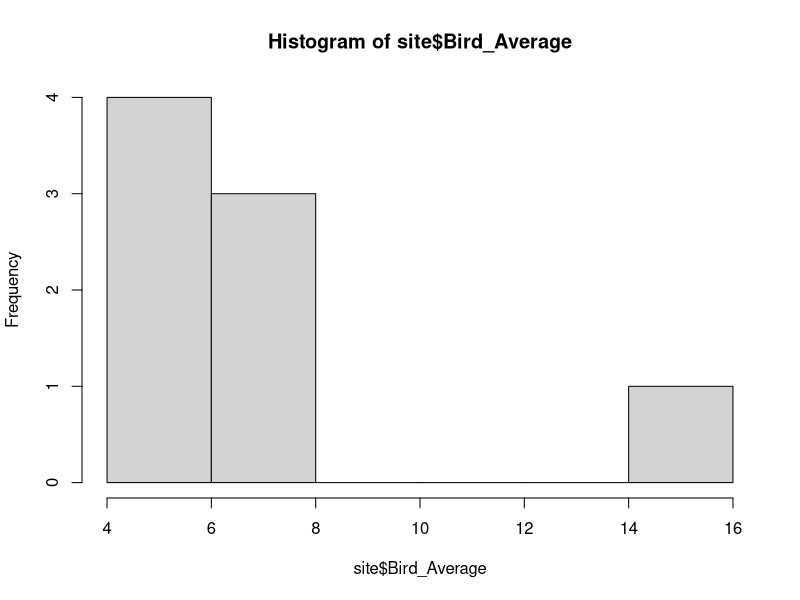
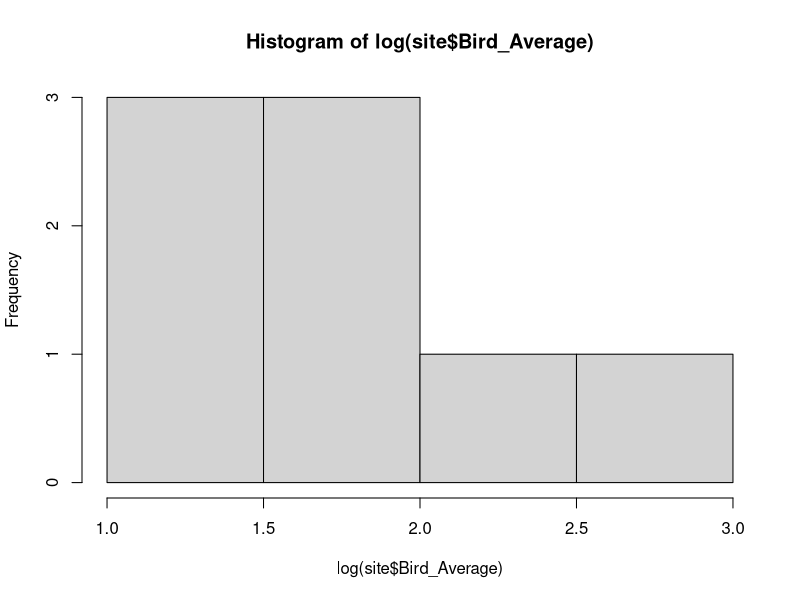
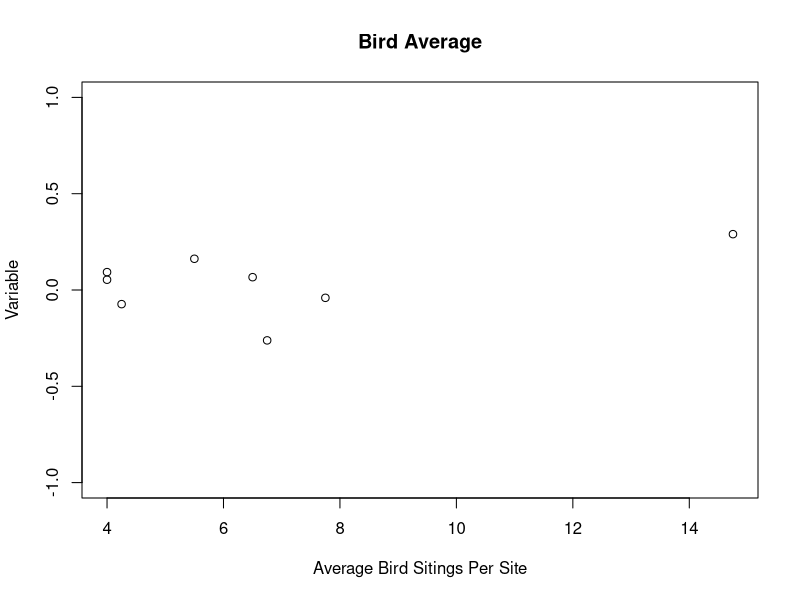
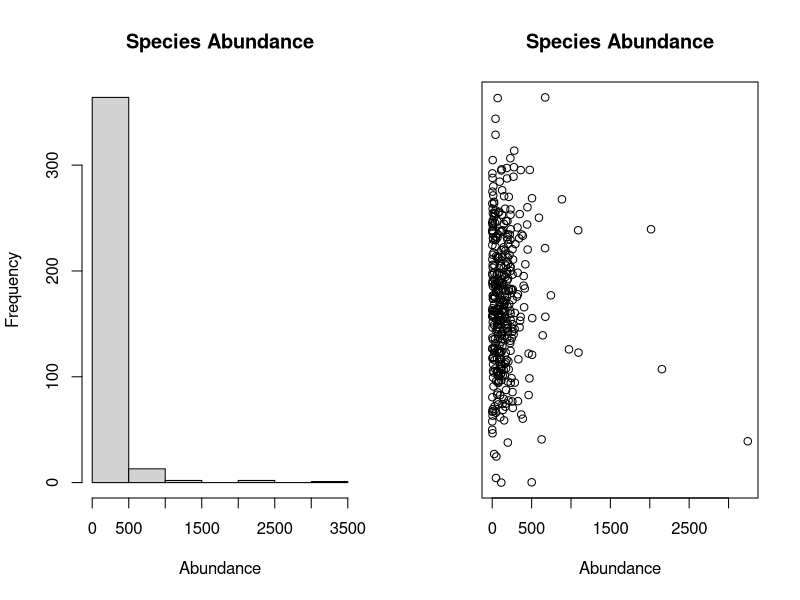
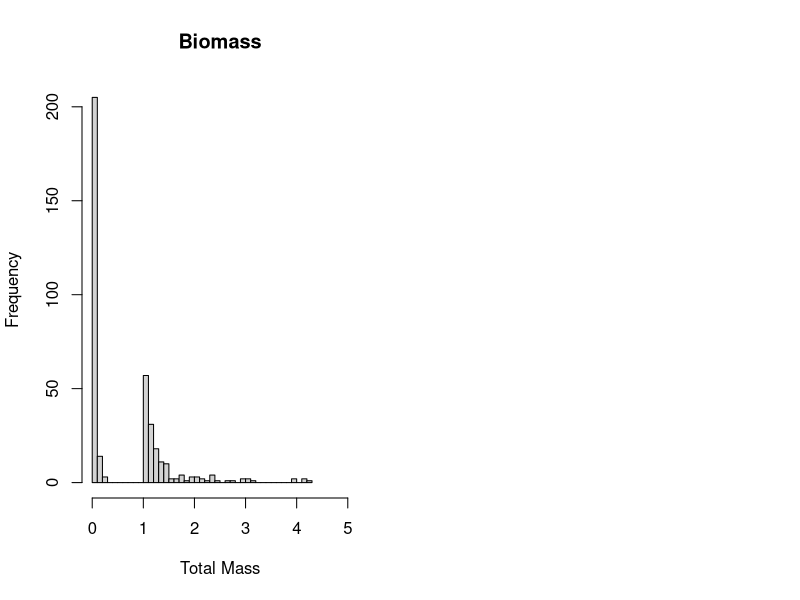

Recreate these plots in R, in order. (Note: this script raises an error after producing the figures.)
#This script is to explore and understand the Bird data. Looking at the abundance, size, and biomass data and their most fitting distributions
site<-read.csv("./Raw Bird Data/SiteVariables.csv")
hist(site$Bird_Average)
hist(log(site$Bird_Average))
plot(x=site$Bird_Average,y=rnorm(nrow(site),0,0.1),ylim=c(-1,1), main = "Bird Average",ylab = "Variable",xlab="Average Bird Sitings Per Site")
par(mfrow=c(1,2))

#Abundance Histogram and Plot
abundance<-read.csv("./Raw Bird Data/SampleAbundance.csv")
hist(abundance$Total,main="Species Abundance", ylab = "Frequency",xlab="Abundance")
plot(x=abundance$Total,main="Species Abundance",y=rnorm(nrow(abundance),0,0.1),ylab = "",xlab="Abundance", yaxt="n")
#Axes need to be flipped, frequency is on bottom and abundance is on y axis

#Abundance Data Analysis
mean(abundance$Total)
# Total Mean = 167.97
sd(abundance$Total)
# Standard Deviation = 265.09

#Biomass Histogram
biomass<-read.csv("./Raw Bird Data/SampleBiomass.csv")
hist(biomass$Total.mass,main="Biomass",ylab = "Frequency",breaks=50,xlab="Total Mass",xlim=c(0,5))
#DISCOVERY--> Delete anything w/ negative note, handle negative mass values, recalculate ALL total mass

par(mfrow=c(1,1), bg="white",col.axis="black",col.lab="black",col.main="black",col.sub="black")
hist(newbiomass$Total.mass,main="Biomass",ylab = "Frequency",breaks=50,xlab="Total Mass",xlim=c(0,5))

#Body Size Histograms
bodysize<-read.csv("./Raw Bird Data/SampleBodySize.csv")
hist(bodysize$Size.Class..5mm/bodysize$Total.Number, xlim=c(0,1),breaks=100, main="Proportion of Invertebrates under 5mm",xlab="Proportion of Invertebrates (<5mm)")
hist(bodysize$Size.Class..5mm.1/bodysize$Total.Number, xlim=c(0,1),breaks=100, main="Proportion of Invertebrates Over 5mm",xlab="Proportion of Invertebrates (>5mm)")
